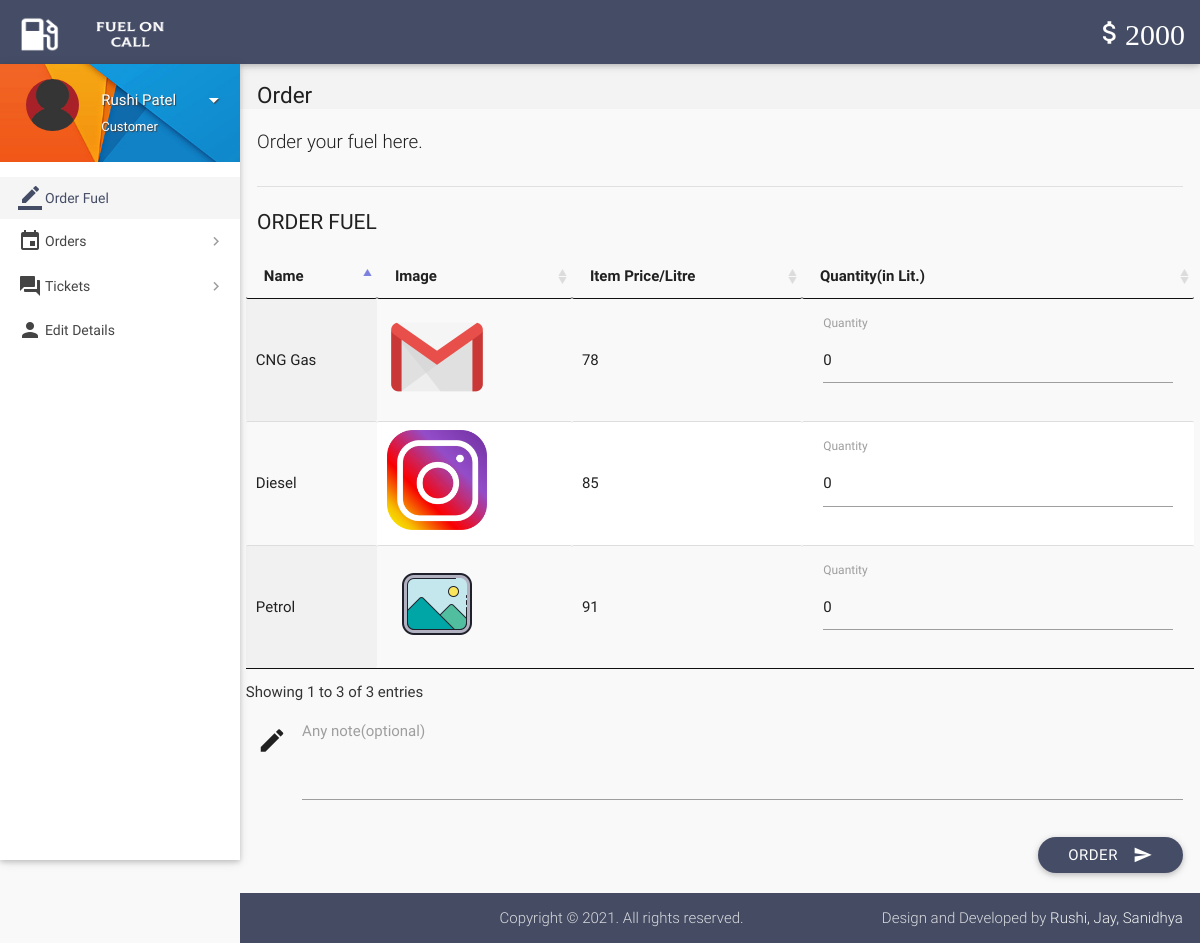
Screenshot of /index.php (signed in) with the database file from the repository.
### tables this page shows
CREATE TABLE `wallet_details` (
  `id` int(11) NOT NULL,
  `wallet_id` int(11) NOT NULL,
  `number` varchar(16) NOT NULL,
  `cvv` int(3) NOT NULL,
  `balance` int(11) NOT NULL DEFAULT 2000
);

CREATE TABLE `items` (
  `id` int(11) NOT NULL,
  `name` varchar(20) NOT NULL,
  `price` int(11) NOT NULL,
  `product_img` varchar(300) NOT NULL,
  `deleted` tinyint(4) NOT NULL DEFAULT 0
);

### includes/wallet.php (called while the page is built)
<?php
$user_id=$_SESSION['user_id'];
$sql = mysqli_query($con, "SELECT * FROM wallet where customer_id = $user_id");
while($row1 = mysqli_fetch_array($sql)){
$wallet_id = $row1['id'];
}
$sql = mysqli_query($con, "SELECT * FROM wallet_details where wallet_id = $wallet_id");
while($row1 = mysqli_fetch_array($sql)){
$balance = $row1['balance'];
}
?>

### includes/connect.php (called while the page is built, shortened)
<?php
$name = $_SESSION['name'];
$role = $_SESSION['role'];
?>

### index.php (the view, shortened to what this page needs)
<?php
include 'includes/connect.php';
include 'includes/wallet.php';
	if($_SESSION['customer_sid']==session_id())
	{
		?>
<!DOCTYPE html>
<html lang="en">
<head>
  <link href="css/materialize.min.css" type="text/css" rel="stylesheet" media="screen,projection">
  <link href="css/style.min.css" type="text/css" rel="stylesheet" media="screen,projection">
  <link href="css/custom/custom.min.css" type="text/css" rel="stylesheet" media="screen,projection">
  <link href="js/plugins/perfect-scrollbar/perfect-scrollbar.css" type="text/css" rel="stylesheet" media="screen,projection">
  <link href="js/plugins/data-tables/css/jquery.dataTables.min.css" type="text/css" rel="stylesheet" media="screen,projection">
</head>
<body>
  <header id="header" class="page-topbar">
        <div class="navbar-fixed">
            <nav class="navbar-color">
                <div class="nav-wrapper">
                    <ul class="left">
                      <li><h1 class="logo-wrapper"><a href="index.php" class="brand-logo darken-1"><img src="images/materialize-logo.png" alt="logo"></a> <span class="logo-text">Logo</span></h1></li>
                    </ul>
                    <ul class="right hide-on-med-and-down">
                        <li><a href="#" class="waves-effect waves-block waves-light"><i class="mdi-editor-attach-money"><?php echo $balance;?></i></a>
                        </li>
                    </ul>
                </div>
            </nav>
        </div>
  </header>
  <div id="main">
    <div class="wrapper">
      <aside id="left-sidebar-nav">
        <ul id="slide-out" class="side-nav fixed leftside-navigation">
            <li class="user-details cyan darken-2">
            <div class="row">
                <div class="col col s4 m4 l4">
                    <img src="images/avatar.jpg" alt="" class="circle responsive-img valign profile-image">
                </div>
                <div class="col col s8 m8 l8">
                    <a class="btn-flat dropdown-button waves-effect waves-light white-text profile-btn" href="#" data-activates="profile-dropdown"><?php echo $name;?> <i class="mdi-navigation-arrow-drop-down right"></i></a>
                    <p class="user-roal"><?php echo $role;?></p>
                </div>
            </div>
            </li>
            <li class="bold active"><a href="index.php" class="waves-effect waves-cyan"><i class="mdi-editor-border-color"></i> Order Fuel</a>
            </li>
                <li class="no-padding">
                    <ul class="collapsible collapsible-accordion">
                        <li class="bold"><a class="collapsible-header waves-effect waves-cyan"><i class="mdi-editor-insert-invitation"></i> Orders</a>
                        </li>
                    </ul>
                </li>
                <li class="no-padding">
                    <ul class="collapsible collapsible-accordion">
                        <li class="bold"><a class="collapsible-header waves-effect waves-cyan"><i class="mdi-action-question-answer"></i> Tickets</a>
                        </li>
                    </ul>
                </li>
            <li class="bold"><a href="details.php" class="waves-effect waves-cyan"><i class="mdi-social-person"></i> Edit Details</a>
            </li>
        </ul>
        </aside>
      <section id="content">
        <div id="breadcrumbs-wrapper">
          <div class="container">
            <div class="row">
              <div class="col s12 m12 l12">
                <h5 class="breadcrumbs-title">Order</h5>
              </div>
            </div>
          </div>
        </div>
        <div class="container">
          <p class="caption">Order your fuel here.</p>
          <div class="divider"></div>
		  <form class="formValidate" id="formValidate" method="post" action="place-order.php" novalidate="novalidate">
            <div class="row">
              <div class="col s12 m4 l3">
                <h4 class="header">Order Fuel</h4>
              </div>
              <div>
                  <table id="data-table-customer" class="responsive-table display" cellspacing="0">
                    <thead>
                      <tr>
                        <th>Name</th>
												<th>Image</th>
                        <th>Item Price/Litre</th>
                        <th>Quantity(in Lit.)</th>
                      </tr>
                    </thead>
                    <tbody>
				<?php
				$result = mysqli_query($con, "SELECT * FROM items where not deleted;");
				while($row = mysqli_fetch_array($result))
				{
					$img_src = './images/'.$row['product_img'];
					echo '<tr>
									<td>'.$row["name"].'</td>'.
									'<td> <img src='.$img_src.' height="100px" width="100px" > </td>'.
									'<td>'.$row["price"].'</td>';
					echo '<td><div class="input-field col s12"><label for='.$row["id"].' class="">Quantity</label>';
					echo '<input id="'.$row["id"].'" name="'.$row['id'].'" type="text" value=0 data-error=".errorTxt'.$row["id"].'"><div class="errorTxt'.$row["id"].'"></div></td></tr>';
				}
				?>
                    </tbody>
									</table>
            </div>
			  <div class="input-field col s12">
              <i class="mdi-editor-mode-edit prefix"></i>
              <textarea id="description" name="description" class="materialize-textarea"></textarea>
              <label for="description" class="">Any note(optional)</label>
			  </div>
			  <div>
			  <div class="input-field col s12">
                              <button class="btn cyan waves-effect waves-light right" type="submit" name="action">Order
                                <i class="mdi-content-send right"></i>
                              </button>
                            </div>
            </div>
			</form>
          </div>
        </div>
  </div>
  <footer class="page-footer">
    <div class="footer-copyright">
			<div class="container">
        <span>Copyright © 2021. All rights reserved.</span>
        <span class="right"> Design and Developed by <a class="grey-text text-lighten-4" href="#">Rushi, Jay, Sanidhya</a></span>
      </div>
    </div>
  </footer>
</body>
</html>
<?php
	}
?>

### index.php (style rules this page uses)
.input-field label.active { width:100%; }

### rows the page displays
wallet_details: balance "2000"
items: name "Petrol", product_img (picture), price "91"
items: name "Diesel", product_img (picture), price "85"
items: name "CNG Gas", product_img (picture), price "78"

### other values shown
$name "Rushi Patel"
$role "Customer"
